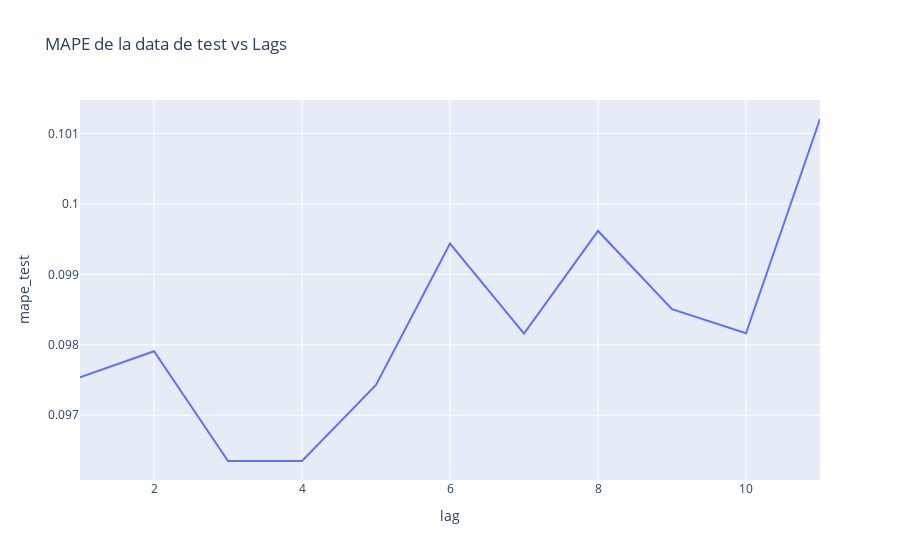

The notebook cell this image was saved under:
### Code cell
fig_mape = px.line(
    df_pruebas, x="lag", y="mape_test", title="MAPE de la data de test vs Lags"
)

fig_mape.show()

### Figure 1 — Plotly figure (JSON) as saved in the notebook; plotly's stock layout.template omitted (floating-point values rounded to 4 significant figures)
{"data": [{"hovertemplate": "lag=%{x}<br>mape_test=%{y}<extra></extra>", "legendgroup": "", "line": {"color": "#636efa", "dash": "solid"}, "marker": {"symbol": "circle"}, "mode": "lines", "name": "", "orientation": "v", "showlegend": false, "type": "scatter", "x": [1, 2, 3, 4, 5, 6, 7, 8, 9, 10, 11], "xaxis": "x", "y": [0.09754, 0.09791, 0.09635, 0.09635, 0.09743, 0.09944, 0.09816, 0.09962, 0.0985, 0.09816, 0.1012], "yaxis": "y"}], "layout": {"legend": {"tracegroupgap": 0}, "title": {"text": "MAPE de la data de test vs Lags"}, "xaxis": {"anchor": "y", "domain": [0, 1], "title": {"text": "lag"}}, "yaxis": {"anchor": "x", "domain": [0, 1], "title": {"text": "mape_test"}}}}
